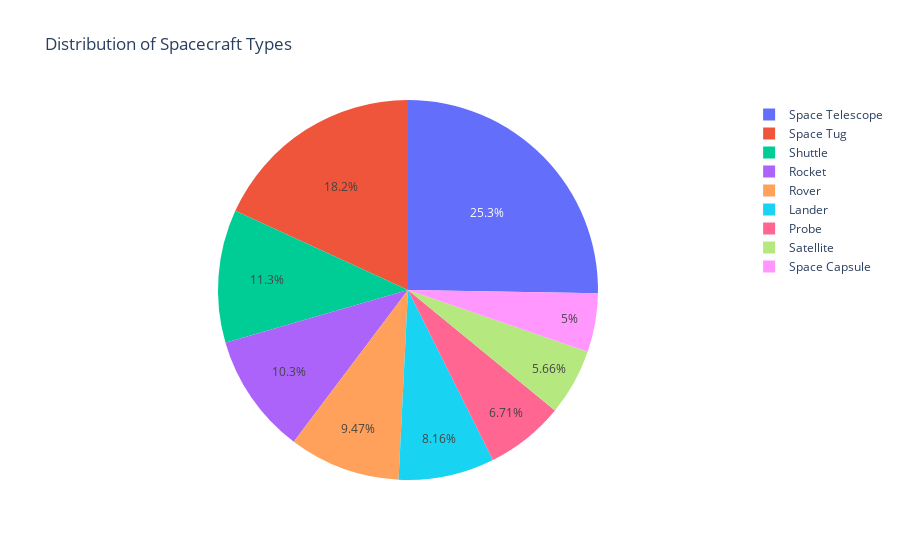

The code cell stored with this chart in its notebook:
### Code cell
fig = px.pie(spacecraft, names='Type',
             title="Distribution of Spacecraft Types")
fig.show()

### Figure 1 — Plotly figure (JSON) as saved in the notebook; plotly's stock layout.template omitted (floating-point values rounded to 4 significant figures; data arrays with more than 128 entries replaced by an {"elided": "..."} marker saying what was removed)
{"data": [{"domain": {"x": [0, 1], "y": [0, 1]}, "hovertemplate": "Type=%{label}<extra></extra>", "labels": {"elided": "760 str values"}, "legendgroup": "", "name": "", "showlegend": true, "type": "pie"}], "layout": {"legend": {"tracegroupgap": 0}, "title": {"text": "Distribution of Spacecraft Types"}}}
